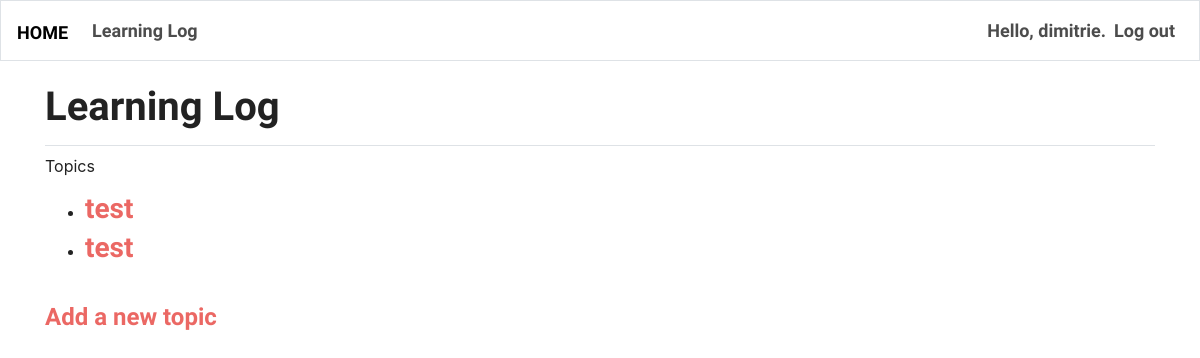
/topics/ (signed in), run on an earlier commit of the app's database.
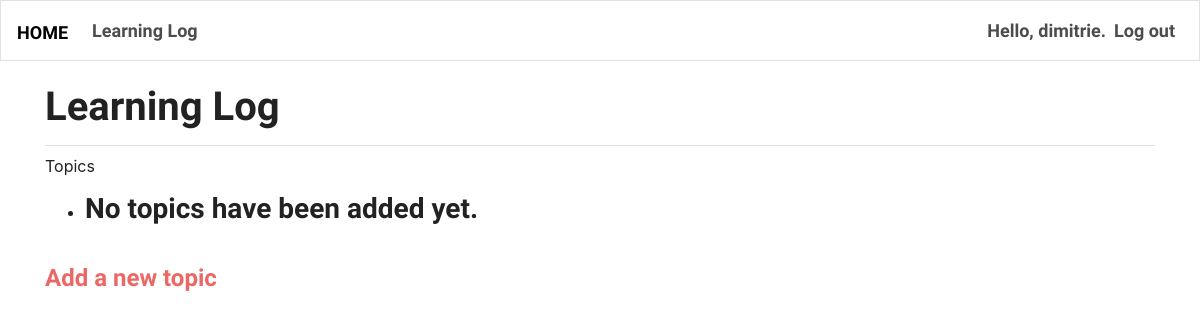
And on a later commit of the database.
### learning_logs/models.py (models this page shows)
class Topic(models.Model):
    text = models.CharField(max_length=200)
    date_added = models.DateTimeField(auto_now_add=True)
    owner = models.ForeignKey(User, on_delete=models.CASCADE)
    public = models.BooleanField(default=False)
    def __str__(self):
        return self.text

### learning_logs/views.py (the view)
# urls.py: path('topics/', views.topics, name='topics'),
def topics(request):
    public_topics = Topic.objects.filter(public=True).order_by('date_added')
    if request.user.is_authenticated:
        private_topics = Topic.objects.filter(owner=request.user).order_by('date_added')
        topics = public_topics | private_topics
    else:
        topics = public_topics
    context = {'topics': topics}
    return render(request, 'learning_logs/topics.html', context)

### learning_logs/templates/learning_logs/topics.html
{% extends "learning_logs/base.html" %}
{% block page_header %}
  <h1>Learning Log</h1>
{% endblock page_header %}
{% block content %}
  <p>Topics</p>
  <ul>
    {% for topic in topics %}
      <li><h3>
        <a href="{% url 'learning_logs:topic' topic.id %}">{{ topic }}</a>
      </h3></li>
    {% empty %}
      <li><h3>No topics have been added yet.</h3></li>
    {% endfor %}
  </ul>
  <br>
  <h4><a href="{% url 'learning_logs:new_topic' %}">Add a new topic</a></h4>
{% endblock content %}

What changed in the data, as far as the page shows it:
removed Topic: text "test"
removed Topic: text "test"
Also different on the page:
text now shown: "No topics have been added yet."
